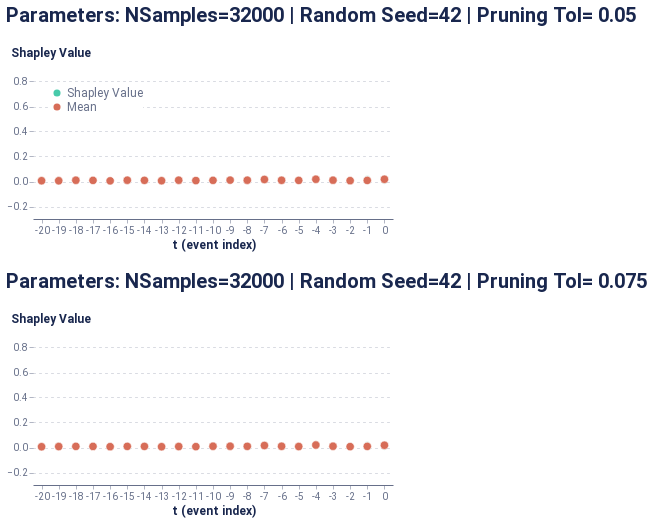

The code cell stored with this chart in its notebook:
### Markdown cell above
##### Global event-level

### Code cell
event_dict = {'path': 'outputs/event_all_tf.csv', 'rs': 42, 'nsamples': 32000}
event_data = event_explain_all(f, pos_dataset, event_dict, prun_indexes, average_event, model_features, schema, sequence_id_feat, time_feat)
event_global_plot = plot_global_event(event_data)
event_global_plot

### Figure 1 — Vega-Lite specification as saved in the notebook (floating-point values rounded to 4 significant figures)
{"config": {"axis": {"domain": true, "domainColor": "#666F89", "grid": false, "gridCap": "round", "gridColor": "#B3B7C4", "gridDash": [2, 4], "gridWidth": 0.5, "labelColor": "#666F89", "labelFont": "Roboto, Arial, sans-serif", "labelPadding": 2, "tickColor": "#666F89", "tickOpacity": 0.5, "tickSize": 4, "titleColor": "#19274E", "titleFont": "Roboto, Arial, sans-serif", "titleFontSize": 12}, "axisBand": {"domain": true, "labelPadding": 4, "ticks": false}, "axisY": {"domain": false, "titleAlign": "left", "titleAngle": 0, "titleX": -20, "titleY": -10}, "legend": {"labelColor": "#666F89", "labelFont": "Roboto, Arial, sans-serif", "labelFontSize": 12, "symbolSize": 40, "titleColor": "#19274E", "titleFont": "Roboto, Arial, sans-serif", "titleFontSize": 12, "titlePadding": 4}, "arc": {"stroke": "#FFFFFF", "strokeWidth": 1}, "bar": {"fill": "#2770EB", "stroke": null}, "line": {"stroke": "#2770EB", "strokeWidth": 2}, "path": {"stroke": "#2770EB", "strokeWidth": 0.5}, "point": {"fill": "#2770EB", "shape": "circle", "filled": true}, "rect": {"fill": "#2770EB"}, "rule": {"stroke": "#666F89"}, "shape": {"stroke": "#2770EB"}, "text": {"color": "#19274E", "font": "Roboto, Arial, sans-serif", "fontSize": 12}, "range": {"category": ["#2770EB", "#77B98A", "#DA5252", "#FFC400", "#A87AEA", "#00A39E", "#19274E"], "diverging": ["#006360", "#2BB3AE", "#96D9D7", "#FFFFFF", "#EDAAAA", "#DA5252", "#811D1D"], "heatmap": ["#18448F", "#1B4EA5", "#2770EB", "#4C88EE", "#82ACF3", "#A6C4F7", "#E9F1FD"], "ramp": ["#18448F", "#1B4EA5", "#2770EB", "#4C88EE", "#82ACF3", "#A6C4F7", "#E9F1FD"]}, "background": "#FFFFFF", "group": {"fill": "#FFFFFF"}, "header": {"labelColor": "#19274E", "labelFont": "Roboto, Arial, sans-serif", "labelFontSize": 12, "titleColor": "#19274E", "titleFont": "Roboto, Arial, sans-serif", "titleFontSize": 16}, "title": {"anchor": "start", "color": "#19274E", "font": "Roboto, Arial, sans-serif", "fontSize": 20, "fontWeight": "bold", "offset": 20, "subtitleColor": "#19274E", "subtitleFontSize": 16}, "view": {"continuousHeight": 300, "continuousWidth": 400, "stroke": "transparent"}}, "vconcat": [{"mark": {"type": "point", "stroke": "white", "strokeWidth": 0.6}, "encoding": {"color": {"field": "type", "legend": {"fillColor": "white", "orient": "top-left", "symbolSize": 50, "symbolStrokeWidth": 0, "title": null}, "scale": {"domain": ["Shapley Value", "Mean"], "range": ["#48caaa", "#d76d58"]}, "type": "nominal"}, "opacity": {"condition": {"value": 1.0, "test": "(datum.type === 'Mean')"}, "value": 0.2}, "size": {"condition": {"value": 70, "test": "(datum.type === 'Mean')"}, "value": 30}, "x": {"axis": {"labelAngle": 0}, "field": "t (event index)", "type": "ordinal"}, "y": {"axis": {"grid": true, "titleX": -23}, "field": "Shapley Value", "scale": {"domain": [-0.3, 0.9]}, "title": "Shapley Value", "type": "quantitative"}}, "height": 150, "title": "Parameters: NSamples=32000 | Random Seed=42 | Pruning Tol= 0.05", "width": 360}, {"data": {"name": "data-82d91615e48ae043c7d4fac76dfb082e"}, "mark": {"type": "point", "stroke": "white", "strokeWidth": 0.6}, "encoding": {"color": {"field": "type", "legend": {"fillColor": "white", "orient": "top-left", "symbolSize": 50, "symbolStrokeWidth": 0, "title": null}, "scale": {"domain": ["Shapley Value", "Mean"], "range": ["#48caaa", "#d76d58"]}, "type": "nominal"}, "opacity": {"condition": {"value": 1.0, "test": "(datum.type === 'Mean')"}, "value": 0.2}, "size": {"condition": {"value": 70, "test": "(datum.type === 'Mean')"}, "value": 30}, "x": {"axis": {"labelAngle": 0}, "field": "t (event index)", "type": "ordinal"}, "y": {"axis": {"grid": true, "titleX": -23}, "field": "Shapley Value", "scale": {"domain": [-0.3, 0.9]}, "title": "Shapley Value", "type": "quantitative"}}, "height": 150, "title": "Parameters: NSamples=32000 | Random Seed=42 | Pruning Tol= 0.075", "width": 360}], "data": {"name": "data-9d7702b9ee068118c4ed0be071622565"}, "$schema": "https://vega.github.io/schema/vega-lite/v4.17.0.json", "datasets": {"data-9d7702b9ee068118c4ed0be071622565": [{"Shapley Value": 0.02956, "t (event index)": 0, "type": "Shapley Value"}, {"Shapley Value": 0.02745, "t (event index)": -1, "type": "Shapley Value"}, {"Shapley Value": 0.005743, "t (event index)": -2, "type": "Shapley Value"}, {"Shapley Value": 0.008169, "t (event index)": -3, "type": "Shapley Value"}, {"Shapley Value": 0.02282, "t (event index)": -4, "type": "Shapley Value"}, {"Shapley Value": 0.0112, "t (event index)": -5, "type": "Shapley Value"}, {"Shapley Value": 0.02039, "t (event index)": -6, "type": "Shapley Value"}, {"Shapley Value": 0.02618, "t (event index)": -7, "type": "Shapley Value"}, {"Shapley Value": 0.007181, "t (event index)": -8, "type": "Shapley Value"}, {"Shapley Value": 0.005283, "t (event index)": -9, "type": "Shapley Value"}, {"Shapley Value": 0.01812, "t (event index)": -10, "type": "Shapley Value"}, {"Shapley Value": 0.008195, "t (event index)": -11, "type": "Shapley Value"}, {"Shapley Value": 0.01422, "t (event index)": -12, "type": "Shapley Value"}, {"Shapley Value": 0.01549, "t (event index)": -13, "type": "Shapley Value"}, {"Shapley Value": 0.008871, "t (event index)": -14, "type": "Shapley Value"}, {"Shapley Value": 0.01372, "t (event index)": -15, "type": "Shapley Value"}, {"Shapley Value": 0.009506, "t (event index)": -16, "type": "Shapley Value"}, {"Shapley Value": 0.007582, "t (event index)": -17, "type": "Shapley Value"}, {"Shapley Value": 0.01735, "t (event index)": -18, "type": "Shapley Value"}, {"Shapley Value": 0.01894, "t (event index)": -19, "type": "Shapley Value"}, {"Shapley Value": 0.00863, "t (event index)": -20, "type": "Shapley Value"}, {"Shapley Value": 0.0199, "t (event index)": 0, "type": "Shapley Value"}, {"Shapley Value": 0.0005258, "t (event index)": -1, "type": "Shapley Value"}, {"Shapley Value": 0.002394, "t (event index)": -2, "type": "Shapley Value"}, {"Shapley Value": 0.01267, "t (event index)": -3, "type": "Shapley Value"}, {"Shapley Value": 0.01448, "t (event index)": -4, "type": "Shapley Value"}, {"Shapley Value": 0.0115, "t (event index)": -5, "type": "Shapley Value"}, {"Shapley Value": 0.01115, "t (event index)": -6, "type": "Shapley Value"}, {"Shapley Value": 0.01392, "t (event index)": -7, "type": "Shapley Value"}, {"Shapley Value": 0.01648, "t (event index)": -8, "type": "Shapley Value"}, {"Shapley Value": 0.01533, "t (event index)": -9, "type": "Shapley Value"}, {"Shapley Value": 0.005022, "t (event index)": -10, "type": "Shapley Value"}, {"Shapley Value": 0.004969, "t (event index)": -11, "type": "Shapley Value"}, {"Shapley Value": 0.008547, "t (event index)": -12, "type": "Shapley Value"}, {"Shapley Value": 0.00254, "t (event index)": -13, "type": "Shapley Value"}, {"Shapley Value": 0.01083, "t (event index)": -14, "type": "Shapley Value"}, {"Shapley Value": 0.005952, "t (event index)": -15, "type": "Shapley Value"}, {"Shapley Value": 0.002513, "t (event index)": -16, "type": "Shapley Value"}, {"Shapley Value": 0.00746, "t (event index)": -17, "type": "Shapley Value"}, {"Shapley Value": 0.006414, "t (event index)": -18, "type": "Shapley Value"}, {"Shapley Value": 0.006634, "t (event index)": -19, "type": "Shapley Value"}, {"Shapley Value": 0.006395, "t (event index)": -20, "type": "Shapley Value"}, {"Shapley Value": 0.0, "t (event index)": 0, "type": "Shapley Value"}, {"Shapley Value": 0.005399, "t (event index)": -1, "type": "Shapley Value"}, {"Shapley Value": 0.001018, "t (event index)": -2, "type": "Shapley Value"}, {"Shapley Value": 0.01741, "t (event index)": -3, "type": "Shapley Value"}, {"Shapley Value": 0.02141, "t (event index)": -4, "type": "Shapley Value"}, {"Shapley Value": 0.006678, "t (event index)": -5, "type": "Shapley Value"}, {"Shapley Value": 0.0009523, "t (event index)": -6, "type": "Shapley Value"}, {"Shapley Value": 0.01583, "t (event index)": -7, "type": "Shapley Value"}, {"Shapley Value": 0.01136, "t (event index)": -8, "type": "Shapley Value"}, {"Shapley Value": 0.01187, "t (event index)": -9, "type": "Shapley Value"}, {"Shapley Value": 0.002173, "t (event index)": -10, "type": "Shapley Value"}, {"Shapley Value": 0.01278, "t (event index)": -11, "type": "Shapley Value"}, {"Shapley Value": 0.006918, "t (event index)": -12, "type": "Shapley Value"}, {"Shapley Value": 0.001475, "t (event index)": -13, "type": "Shapley Value"}, {"Shapley Value": 0.01032, "t (event index)": -14, "type": "Shapley Value"}, {"Shapley Value": 0.01374, "t (event index)": -15, "type": "Shapley Value"}, {"Shapley Value": 0.002387, "t (event index)": -16, "type": "Shapley Value"}, {"Shapley Value": 0.009981, "t (event index)": -17, "type": "Shapley Value"}, {"Shapley Value": 0.00732, "t (event index)": -18, "type": "Shapley Value"}, {"Shapley Value": 0.001724, "t (event index)": -19, "type": "Shapley Value"}, {"Shapley Value": 0.0, "t (event index)": -20, "type": "Shapley Value"}, {"Shapley Value": 0.0216, "t (event index)": 0, "type": "Shapley Value"}, {"Shapley Value": 0.001337, "t (event index)": -1, "type": "Shapley Value"}, {"Shapley Value": 0.01743, "t (event index)": -2, "type": "Shapley Value"}, {"Shapley Value": 0.004373, "t (event index)": -3, "type": "Shapley Value"}, {"Shapley Value": 0.01324, "t (event index)": -4, "type": "Shapley Value"}, {"Shapley Value": 0.005633, "t (event index)": -5, "type": "Shapley Value"}, {"Shapley Value": 0.006169, "t (event index)": -6, "type": "Shapley Value"}, {"Shapley Value": 0.009324, "t (event index)": -7, "type": "Shapley Value"}, {"Shapley Value": 0.006677, "t (event index)": -8, "type": "Shapley Value"}, {"Shapley Value": 0.01224, "t (event index)": -9, "type": "Shapley Value"}, {"Shapley Value": 0.01179, "t (event index)": -10, "type": "Shapley Value"}, {"Shapley Value": 0.003617, "t (event index)": -11, "type": "Shapley Value"}, {"Shapley Value": 0.01218, "t (event index)": -12, "type": "Shapley Value"}, {"Shapley Value": 0.006004, "t (event index)": -13, "type": "Shapley Value"}, {"Shapley Value": 0.007061, "t (event index)": -14, "type": "Shapley Value"}, {"Shapley Value": 0.007898, "t (event index)": -15, "type": "Shapley Value"}, {"Shapley Value": 0.006195, "t (event index)": -16, "type": "Shapley Value"}, {"Shapley Value": 0.01069, "t (event index)": -17, "type": "Shapley Value"}, {"Shapley Value": 0.009174, "t (event index)": -18, "type": "Shapley Value"}, {"Shapley Value": -0.004065, "t (event index)": -19, "type": "Shapley Value"}, {"Shapley Value": 0.00967, "t (event index)": -20, "type": "Shapley Value"}, {"Shapley Value": 0.006174, "t (event index)": -20, "type": "Mean"}, {"Shapley Value": 0.005809, "t (event index)": -19, "type": "Mean"}, {"Shapley Value": 0.01006, "t (event index)": -18, "type": "Mean"}, {"Shapley Value": 0.008929, "t (event index)": -17, "type": "Mean"}, {"Shapley Value": 0.00515, "t (event index)": -16, "type": "Mean"}, {"Shapley Value": 0.01033, "t (event index)": -15, "type": "Mean"}, {"Shapley Value": 0.009272, "t (event index)": -14, "type": "Mean"}, {"Shapley Value": 0.006378, "t (event index)": -13, "type": "Mean"}, {"Shapley Value": 0.01047, "t (event index)": -12, "type": "Mean"}, {"Shapley Value": 0.007391, "t (event index)": -11, "type": "Mean"}, {"Shapley Value": 0.009277, "t (event index)": -10, "type": "Mean"}, {"Shapley Value": 0.01118, "t (event index)": -9, "type": "Mean"}, {"Shapley Value": 0.01043, "t (event index)": -8, "type": "Mean"}, {"Shapley Value": 0.01631, "t (event index)": -7, "type": "Mean"}, {"Shapley Value": 0.009666, "t (event index)": -6, "type": "Mean"}, {"Shapley Value": 0.008752, "t (event index)": -5, "type": "Mean"}, {"Shapley Value": 0.01799, "t (event index)": -4, "type": "Mean"}, {"Shapley Value": 0.01066, "t (event index)": -3, "type": "Mean"}, {"Shapley Value": 0.006647, "t (event index)": -2, "type": "Mean"}, {"Shapley Value": 0.008677, "t (event index)": -1, "type": "Mean"}, {"Shapley Value": 0.01777, "t (event index)": 0, "type": "Mean"}], "data-82d91615e48ae043c7d4fac76dfb082e": [{"Shapley Value": 0.03041, "t (event index)": 0, "type": "Shapley Value"}, {"Shapley Value": 0.0275, "t (event index)": -1, "type": "Shapley Value"}, {"Shapley Value": 0.009232, "t (event index)": -2, "type": "Shapley Value"}, {"Shapley Value": 0.008446, "t (event index)": -3, "type": "Shapley Value"}, {"Shapley Value": 0.02517, "t (event index)": -4, "type": "Shapley Value"}, {"Shapley Value": 0.01098, "t (event index)": -5, "type": "Shapley Value"}, {"Shapley Value": 0.02227, "t (event index)": -6, "type": "Shapley Value"}, {"Shapley Value": 0.02664, "t (event index)": -7, "type": "Shapley Value"}, {"Shapley Value": 0.008644, "t (event index)": -8, "type": "Shapley Value"}, {"Shapley Value": 0.005271, "t (event index)": -9, "type": "Shapley Value"}, {"Shapley Value": 0.01838, "t (event index)": -10, "type": "Shapley Value"}, {"Shapley Value": 0.007032, "t (event index)": -11, "type": "Shapley Value"}, {"Shapley Value": 0.01121, "t (event index)": -12, "type": "Shapley Value"}, {"Shapley Value": 0.01526, "t (event index)": -13, "type": "Shapley Value"}, {"Shapley Value": 0.009764, "t (event index)": -14, "type": "Shapley Value"}, {"Shapley Value": 0.01282, "t (event index)": -15, "type": "Shapley Value"}, {"Shapley Value": 0.01085, "t (event index)": -16, "type": "Shapley Value"}, {"Shapley Value": 0.007743, "t (event index)": -17, "type": "Shapley Value"}, {"Shapley Value": 0.01639, "t (event index)": -18, "type": "Shapley Value"}, {"Shapley Value": 0.02216, "t (event index)": -19, "type": "Shapley Value"}, {"Shapley Value": 0.0099, "t (event index)": -20, "type": "Shapley Value"}, {"Shapley Value": 0.02075, "t (event index)": 0, "type": "Shapley Value"}, {"Shapley Value": 0.0008389, "t (event index)": -1, "type": "Shapley Value"}, {"Shapley Value": 0.003123, "t (event index)": -2, "type": "Shapley Value"}, {"Shapley Value": 0.0136, "t (event index)": -3, "type": "Shapley Value"}, {"Shapley Value": 0.01607, "t (event index)": -4, "type": "Shapley Value"}, {"Shapley Value": 0.009614, "t (event index)": -5, "type": "Shapley Value"}, {"Shapley Value": 0.008918, "t (event index)": -6, "type": "Shapley Value"}, {"Shapley Value": 0.01282, "t (event index)": -7, "type": "Shapley Value"}, {"Shapley Value": 0.01566, "t (event index)": -8, "type": "Shapley Value"}, {"Shapley Value": 0.01369, "t (event index)": -9, "type": "Shapley Value"}, {"Shapley Value": 0.006603, "t (event index)": -10, "type": "Shapley Value"}, {"Shapley Value": 0.005227, "t (event index)": -11, "type": "Shapley Value"}, {"Shapley Value": 0.005458, "t (event index)": -12, "type": "Shapley Value"}, {"Shapley Value": 0.004058, "t (event index)": -13, "type": "Shapley Value"}, {"Shapley Value": 0.008752, "t (event index)": -14, "type": "Shapley Value"}, {"Shapley Value": 0.005348, "t (event index)": -15, "type": "Shapley Value"}, {"Shapley Value": 0.002578, "t (event index)": -16, "type": "Shapley Value"}, {"Shapley Value": 0.006818, "t (event index)": -17, "type": "Shapley Value"}, {"Shapley Value": 0.004214, "t (event index)": -18, "type": "Shapley Value"}, {"Shapley Value": 0.005676, "t (event index)": -19, "type": "Shapley Value"}, {"Shapley Value": 0.006263, "t (event index)": -20, "type": "Shapley Value"}, {"Shapley Value": 0.0, "t (event index)": 0, "type": "Shapley Value"}, {"Shapley Value": 0.006917, "t (event index)": -1, "type": "Shapley Value"}, {"Shapley Value": 0.0, "t (event index)": -2, "type": "Shapley Value"}, {"Shapley Value": 0.01527, "t (event index)": -3, "type": "Shapley Value"}, {"Shapley Value": 0.02322, "t (event index)": -4, "type": "Shapley Value"}, {"Shapley Value": 0.00507, "t (event index)": -5, "type": "Shapley Value"}, {"Shapley Value": 0.001249, "t (event index)": -6, "type": "Shapley Value"}, {"Shapley Value": 0.01628, "t (event index)": -7, "type": "Shapley Value"}, {"Shapley Value": 0.008334, "t (event index)": -8, "type": "Shapley Value"}, {"Shapley Value": 0.01057, "t (event index)": -9, "type": "Shapley Value"}, {"Shapley Value": 0.002174, "t (event index)": -10, "type": "Shapley Value"}, {"Shapley Value": 0.01333, "t (event index)": -11, "type": "Shapley Value"}, {"Shapley Value": 0.004669, "t (event index)": -12, "type": "Shapley Value"}, {"Shapley Value": 0.0007905, "t (event index)": -13, "type": "Shapley Value"}, {"Shapley Value": 0.01093, "t (event index)": -14, "type": "Shapley Value"}, {"Shapley Value": 0.01249, "t (event index)": -15, "type": "Shapley Value"}, {"Shapley Value": 0.005025, "t (event index)": -16, "type": "Shapley Value"}, {"Shapley Value": 0.01061, "t (event index)": -17, "type": "Shapley Value"}, {"Shapley Value": 0.007239, "t (event index)": -18, "type": "Shapley Value"}, {"Shapley Value": 0.002298, "t (event index)": -19, "type": "Shapley Value"}, {"Shapley Value": 0.0, "t (event index)": -20, "type": "Shapley Value"}, {"Shapley Value": 0.02063, "t (event index)": 0, "type": "Shapley Value"}, {"Shapley Value": 0.001033, "t (event index)": -1, "type": "Shapley Value"}, {"Shapley Value": 0.01563, "t (event index)": -2, "type": "Shapley Value"}, {"Shapley Value": 0.003213, "t (event index)": -3, "type": "Shapley Value"}, {"Shapley Value": 0.01447, "t (event index)": -4, "type": "Shapley Value"}, {"Shapley Value": 0.005321, "t (event index)": -5, "type": "Shapley Value"}, {"Shapley Value": 0.006111, "t (event index)": -6, "type": "Shapley Value"}, {"Shapley Value": 0.008472, "t (event index)": -7, "type": "Shapley Value"}, {"Shapley Value": 0.005444, "t (event index)": -8, "type": "Shapley Value"}, {"Shapley Value": 0.01196, "t (event index)": -9, "type": "Shapley Value"}, {"Shapley Value": 0.0128, "t (event index)": -10, "type": "Shapley Value"}, {"Shapley Value": 0.001721, "t (event index)": -11, "type": "Shapley Value"}, {"Shapley Value": 0.009849, "t (event index)": -12, "type": "Shapley Value"}, {"Shapley Value": 0.005723, "t (event index)": -13, "type": "Shapley Value"}, {"Shapley Value": 0.00524, "t (event index)": -14, "type": "Shapley Value"}, {"Shapley Value": 0.005619, "t (event index)": -15, "type": "Shapley Value"}, {"Shapley Value": 0.007747, "t (event index)": -16, "type": "Shapley Value"}, {"Shapley Value": 0.009373, "t (event index)": -17, "type": "Shapley Value"}, {"Shapley Value": 0.008114, "t (event index)": -18, "type": "Shapley Value"}, {"Shapley Value": 0.0, "t (event index)": -19, "type": "Shapley Value"}, {"Shapley Value": 0.008762, "t (event index)": -20, "type": "Shapley Value"}, {"Shapley Value": 0.006231, "t (event index)": -20, "type": "Mean"}, {"Shapley Value": 0.007534, "t (event index)": -19, "type": "Mean"}, {"Shapley Value": 0.008989, "t (event index)": -18, "type": "Mean"}, {"Shapley Value": 0.008635, "t (event index)": -17, "type": "Mean"}, {"Shapley Value": 0.006549, "t (event index)": -16, "type": "Mean"}, {"Shapley Value": 0.00907, "t (event index)": -15, "type": "Mean"}, {"Shapley Value": 0.008671, "t (event index)": -14, "type": "Mean"}, {"Shapley Value": 0.006459, "t (event index)": -13, "type": "Mean"}, {"Shapley Value": 0.007796, "t (event index)": -12, "type": "Mean"}, {"Shapley Value": 0.006826, "t (event index)": -11, "type": "Mean"}, {"Shapley Value": 0.009988, "t (event index)": -10, "type": "Mean"}, {"Shapley Value": 0.01037, "t (event index)": -9, "type": "Mean"}, {"Shapley Value": 0.009521, "t (event index)": -8, "type": "Mean"}, {"Shapley Value": 0.01605, "t (event index)": -7, "type": "Mean"}, {"Shapley Value": 0.009637, "t (event index)": -6, "type": "Mean"}, {"Shapley Value": 0.007746, "t (event index)": -5, "type": "Mean"}, {"Shapley Value": 0.01973, "t (event index)": -4, "type": "Mean"}, {"Shapley Value": 0.01013, "t (event index)": -3, "type": "Mean"}, {"Shapley Value": 0.006997, "t (event index)": -2, "type": "Mean"}, {"Shapley Value": 0.009073, "t (event index)": -1, "type": "Mean"}, {"Shapley Value": 0.01795, "t (event index)": 0, "type": "Mean"}]}}
